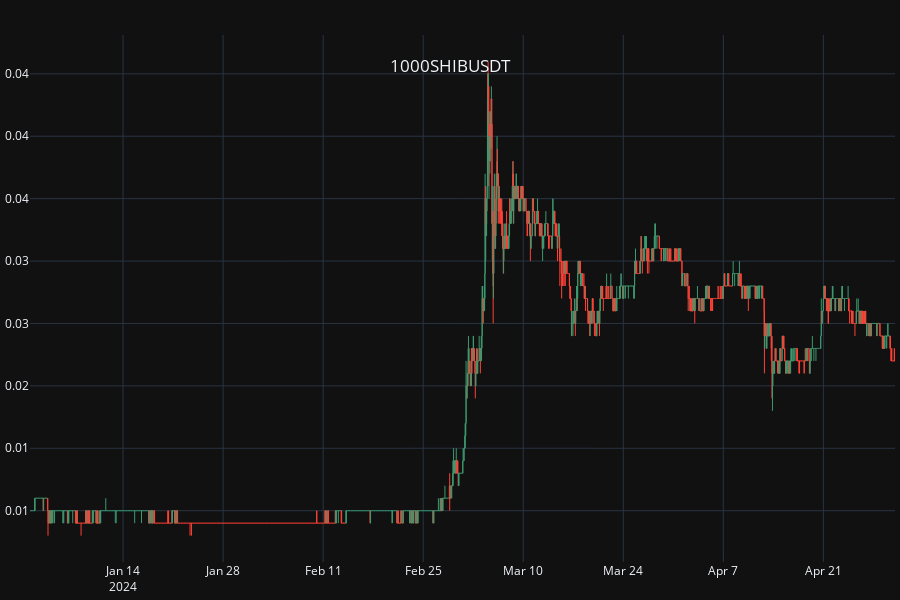

The code cell stored with this chart in its notebook:
### Code cell
symbol = "1000SHIBUSDT"
LookingGlass(ohlc[symbol]).look(title=symbol).hover().show()

### Figure 1 — Plotly figure (JSON) as saved in the notebook; plotly's stock layout.template omitted (floating-point values rounded to 4 significant figures; data arrays with more than 128 entries replaced by an {"elided": "..."} marker saying what was removed)
{"data": [{"close": {"elided": "2905 float values"}, "high": {"elided": "2905 float values"}, "line": {"width": 1}, "low": {"elided": "2905 float values"}, "name": "Master_0", "open": {"elided": "2905 float values"}, "type": "candlestick", "uid": "fbb88225-989a-4548-b3d8-34e1861bf0be", "x": {"elided": "2905 str values"}, "xaxis": "x", "yaxis": "y"}], "layout": {"dragmode": "zoom", "height": 600, "hoverdistance": 1000, "hovermode": "x unified", "margin": {"b": 5, "l": 5, "r": 5, "t": 35}, "modebar": {"add": ["drawline", "drawopenpath", "drawrect", "eraseshape"]}, "newshape": {"line": {"color": "yellow", "width": 1}}, "showlegend": false, "title": {"text": " 1000SHIBUSDT", "x": 0.5, "xanchor": "center", "y": 0.9, "yanchor": "top"}, "xaxis": {"anchor": "y", "domain": [0, 1], "hoverformat": "%d-%b-%y %H:%M", "rangeslider": {"visible": false}, "showspikes": true, "spikecolor": "#306020", "spikedash": "dot", "spikemode": "across", "spikesnap": "cursor", "spikethickness": 1}, "yaxis": {"anchor": "x", "domain": [0, 1], "hoverformat": ".2f", "spikecolor": "#306020", "spikesnap": "cursor", "spikethickness": 1, "tickformat": ".2f"}}}
